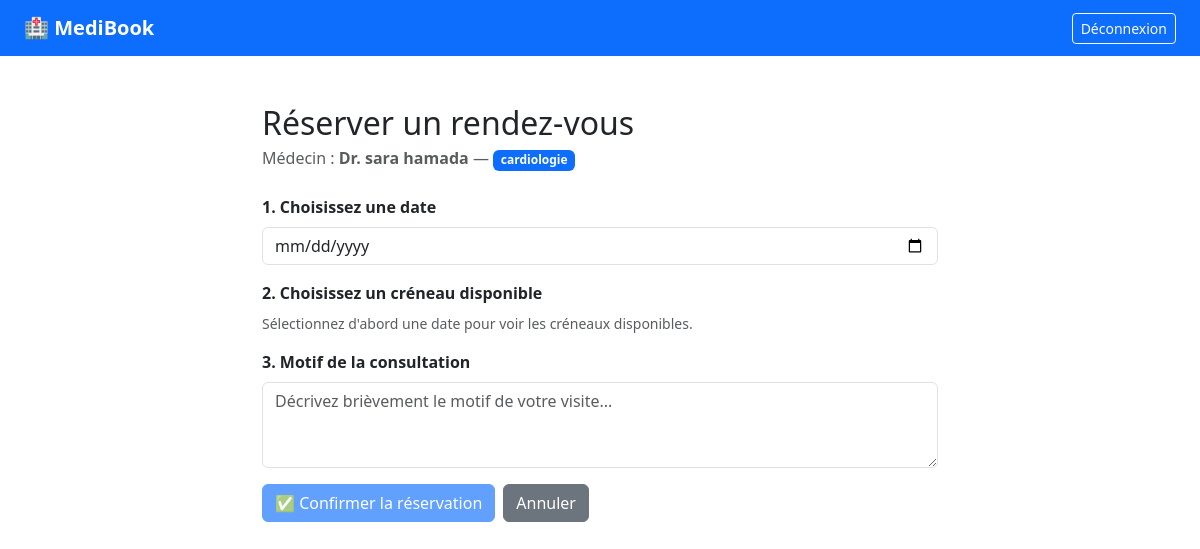
/appointments/book/1/ (signed in), run on the app's committed database.
### doctors/models.py (models this page shows, shortened)
class Doctor(models.Model):
    user = models.OneToOneField(User, on_delete=models.CASCADE)
    speciality = models.ForeignKey(Speciality, on_delete=models.SET_NULL, null=True)
    phone = models.CharField(max_length=20)
    address = models.CharField(max_length=255)
    bio = models.TextField(blank=True)
    experience_years = models.IntegerField(default=0)
    is_active = models.BooleanField(default=True)

class Speciality(models.Model):
    name = models.CharField(max_length=100)
    description = models.TextField(blank=True)

### accounts/models.py (models this page shows, shortened)
class User(AbstractUser):
    class Role(models.TextChoices):
        PATIENT = "PATIENT", "Patient"
        DOCTOR = "DOCTOR", "Doctor"
        ADMIN = "ADMIN", "Admin"
    role = models.CharField(max_length=10, choices=Role.choices, default=Role.PATIENT)

### appointments/views.py (the view, shortened to what this page needs)
# urls.py: path("book/<int:doctor_id>/", book_appointment_view, name="book_appointment"),
@login_required
def book_appointment_view(request, doctor_id):
    if request.user.role != "PATIENT":
        return HttpResponseForbidden("Seuls les patients peuvent réserver un rendez-vous.")
    try:
        patient = Patient.objects.get(user=request.user)
    except Patient.DoesNotExist:
        return render(request, "appointments/book.html", {
            "error": "Profil patient introuvable. Veuillez contacter l'administration."
        })
    doctor = get_object_or_404(Doctor, pk=doctor_id, is_active=True)
    error = None
    selected_date = None
    today_str = date_type.today().isoformat()
    return render(request, "appointments/book.html", {
        "doctor": doctor,
        "error": error,
        "selected_date": selected_date.isoformat() if selected_date else "",
        "today": today_str,
    })

### templates/appointments/book.html (shortened to what this page needs)
<!DOCTYPE html>
<html lang="fr">
<head>
    <link href="https://cdn.jsdelivr.net/npm/bootstrap@5.3.0/dist/css/bootstrap.min.css" rel="stylesheet">
</head>
<body>
<nav class="navbar navbar-dark bg-primary px-4">
    <a class="navbar-brand fw-bold" href="/">🏥 MediBook</a>
    <a href="/logout/" class="btn btn-outline-light btn-sm">Déconnexion</a>
</nav>
<div class="container mt-5" style="max-width: 700px;">
    <h2 class="mb-1">Réserver un rendez-vous</h2>
    {% if doctor %}
    <p class="text-muted mb-4">
        Médecin : <strong>Dr. {{ doctor.user.first_name }} {{ doctor.user.last_name }}</strong>
        — <span class="badge bg-primary">{{ doctor.speciality.name|default:"—" }}</span>
    </p>
    {% endif %}
    <form method="POST" id="bookingForm">
        <div class="mb-3">
            <label for="date" class="form-label fw-semibold">1. Choisissez une date</label>
            <input
                type="date"
                id="date"
                name="date"
                class="form-control"
                min="{{ today }}"
                value="{{ selected_date }}"
                required
            >
        </div>
        <div class="mb-3">
            <label class="form-label fw-semibold">2. Choisissez un créneau disponible</label>
            <div id="slotsContainer">
                <p class="text-muted small">Sélectionnez d'abord une date pour voir les créneaux disponibles.</p>
            </div>
        </div>
        <div class="mb-3">
            <label for="reason" class="form-label fw-semibold">3. Motif de la consultation</label>
            <textarea
                id="reason"
                name="reason"
                class="form-control"
                rows="3"
                placeholder="Décrivez brièvement le motif de votre visite..."
                required
            ></textarea>
        </div>
        <div class="d-flex gap-2">
            <button type="submit" class="btn btn-primary" id="submitBtn" disabled>
                ✅ Confirmer la réservation
            </button>
            <a href="/dashboard/patient/" class="btn btn-secondary">Annuler</a>
        </div>
    </form>
</div>
</body>
</html>

### data on the page
Doctor: user.first_name "sara", user.last_name "hamada", speciality.name "cardiologie"
